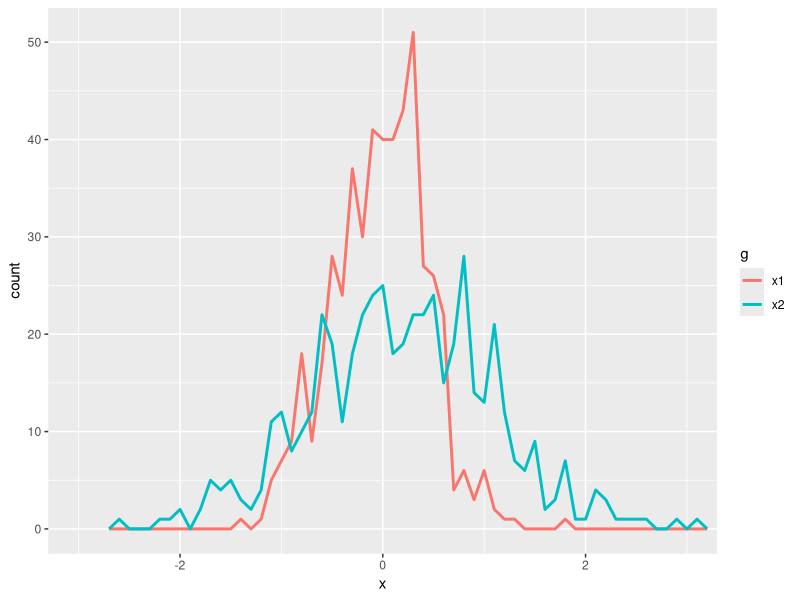

Write the R code that produced this figure.
# Proje 6 500’er tane random iki sayının dağılımını ve t_testini gösteren grafik

library(ggplot2)
freqpoly <- function(x1, x2, binwidth = 0.1, xlim = c(-3,3)){
  df <- data.frame(
    x = c(x1,x2),
    g = c(rep("x1", length(x1)), rep("x2", length(x2)))
  )
  ggplot(df, aes(x, colour = g)) +
    geom_freqpoly(binwidth = binwidth, size = 1) +
    coord_cartesian(xlim = xlim)
}

t_test <- function(x1,x2){
  test <- t.test(x1,x2)
  sprintf("p value: %0.3f\n[%0.2f, %0.2f",
          test$p.value, test$conf.int[1], test$conf.int[2]
          )
}

x1 <- rnorm(500, mean = 0, sd = 0.5)
x2 <- rnorm(500, mean = 0.15, sd = 0.9)


freqpoly(x1,x2)
cat(t_test(x1,x2))
